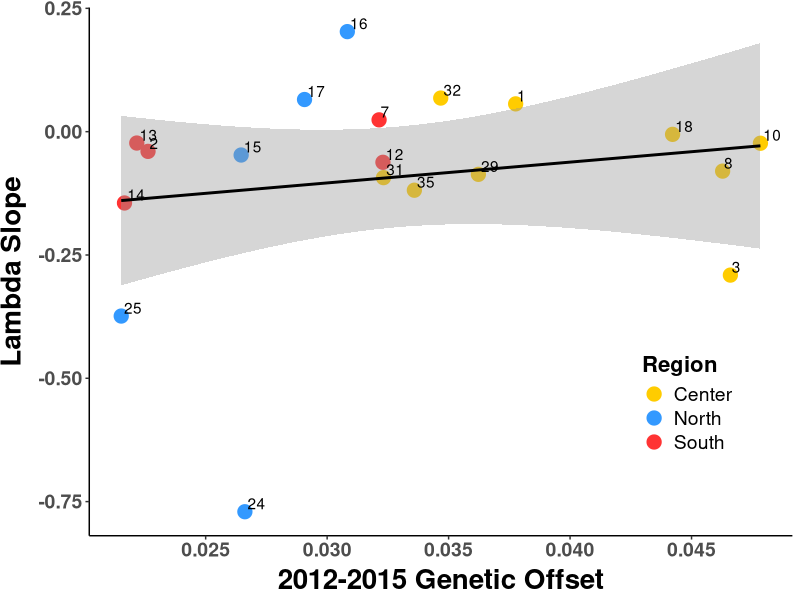
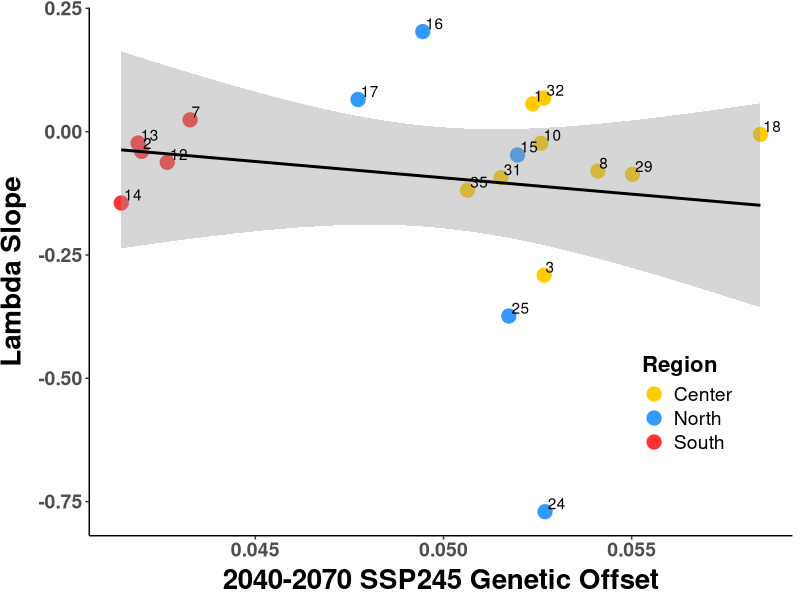
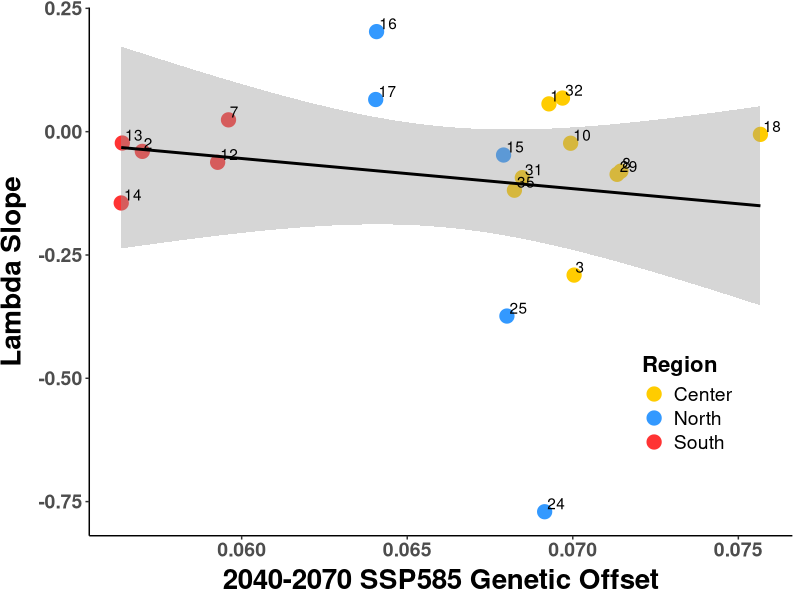
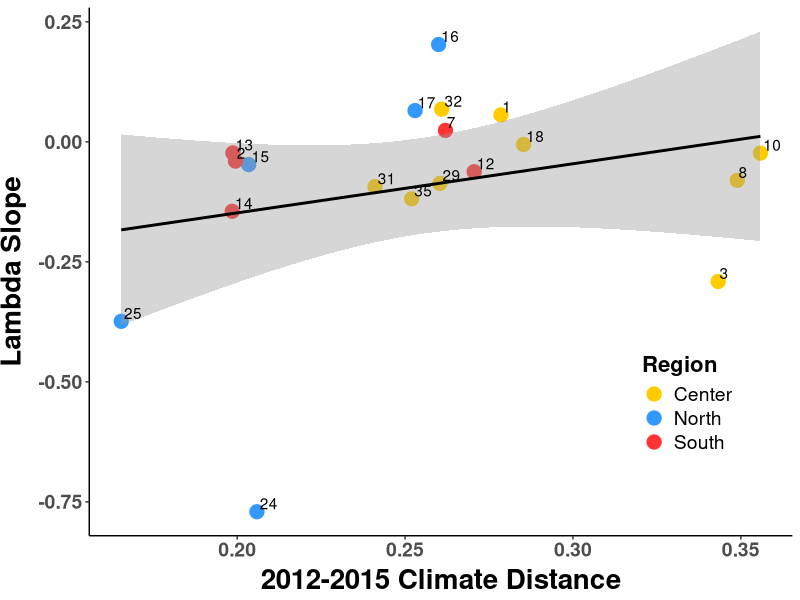
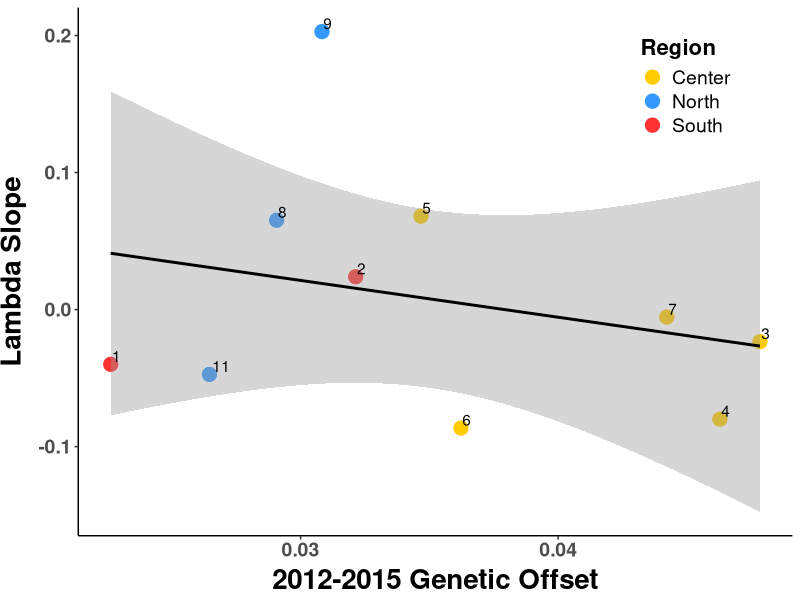
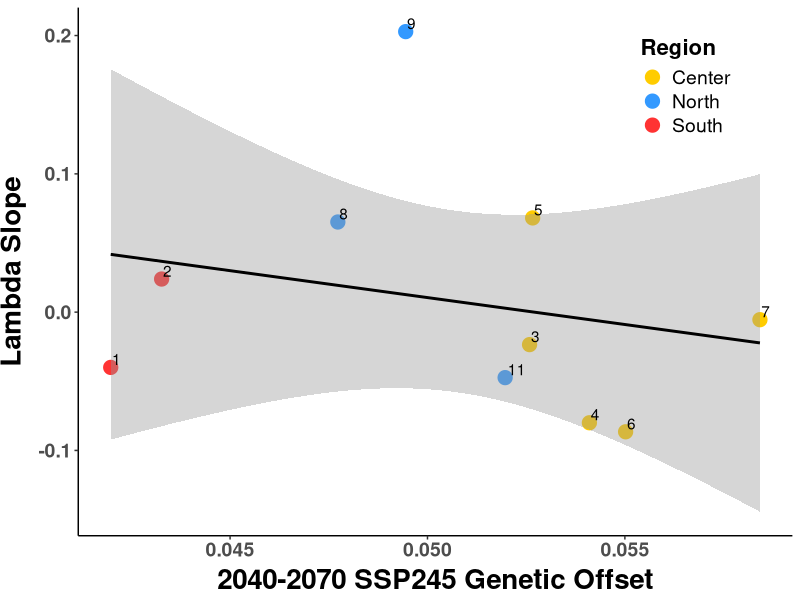
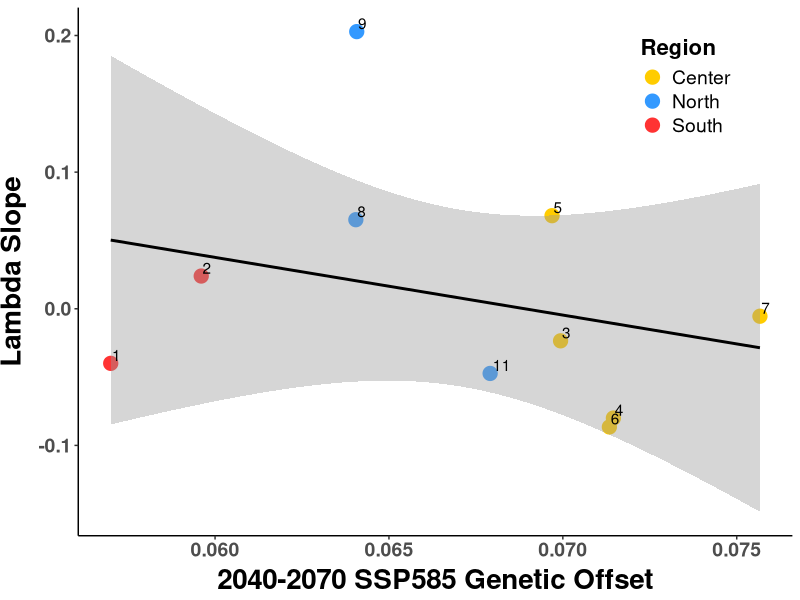
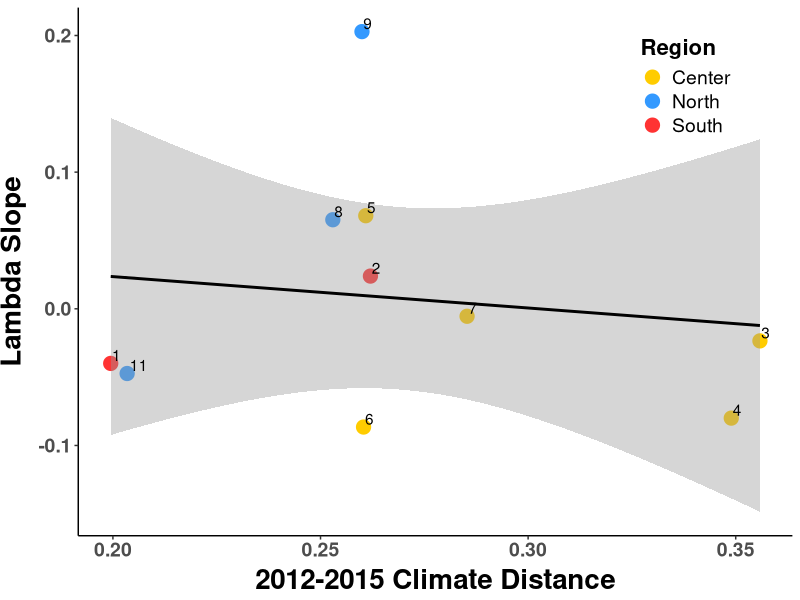

Reproduce these figures in R, in order.
##################################################################################
## Plot offset against lambda.slope
## Author Daniel Anstett
## 
## 
## Last Modified April 19, 2023
###################################################################################

#Library install and import
library(tidyverse) 
library(car)
library(ggrepel)

#Import data
offset_pop <- read_csv("data/genomic_data/offset_pop_9var.csv")
#offset_pop <- offset_pop %>% filter(Demo_ID!=24)
offset_pop_10 <- offset_pop %>% filter(Paper_ID<13)

#stats
lm.1215 <- lm(lambda.slope~offset_1215,data=offset_pop)
lm.SSP245 <- lm(lambda.slope~offset_SSP245,data=offset_pop)
lm.SSP585 <- lm(lambda.slope~offset_SSP585,data=offset_pop)
lm.dist <- lm(lambda.slope~offset_climate,data=offset_pop)

lm.1215_10 <- lm(lambda.slope~offset_1215,data=offset_pop_10)
lm.SSP245_10 <- lm(lambda.slope~offset_SSP245,data=offset_pop_10)
lm.SSP585_10 <- lm(lambda.slope~offset_SSP585,data=offset_pop_10)
lm.dist_10 <- lm(lambda.slope~offset_climate,data=offset_pop_10)

summary(lm.1215)
summary(lm.SSP245)
summary(lm.SSP585)


Anova(lm.1215,type="III")
Anova(lm.SSP245,type="III")
Anova(lm.SSP585,type="III")
Anova(lm.dist,type="III")


Anova(lm.1215_10,type="III")
Anova(lm.SSP245_10,type="III")
Anova(lm.SSP585_10,type="III")
Anova(lm.dist_10,type="III")






###########################################################################################################



#2012-2015 offset plotted against lambda
ggplot(offset_pop, aes(x=offset_1215, y=lambda.slope, label=Demo_ID)) + 
  geom_point(aes(color=Region), size =4.5)+
  geom_smooth(method=lm,color="black")+
#  geom_label_repel(aes(label = ID))+
  geom_text(hjust=-.15, vjust=-.2)+
  scale_y_continuous(name="Lambda Slope")+
  scale_x_continuous(name="2012-2015 Genetic Offset",breaks=c(0.025,0.03,0.035,0.04,0.045))+
  scale_color_manual(values= c("North"="#3399FF", "Center"="#FFCC00", "South"="#FF3333"))+
  theme_classic() + theme(
    axis.text.x = element_text(size=14, face="bold"),
    axis.text.y = element_text(size=14,face="bold"),
    axis.title.x = element_text(color="black", size=20, vjust = 0.5, face="bold"),
    axis.title.y = element_text(color="black", size=20,vjust = 2, face="bold",hjust=0.5),
    #legend.position = c(0.85, 0.25),legend.text=element_text(size=14),
    legend.position = c(0.85, 0.25),legend.text=element_text(size=14),
    legend.title=element_text(size=16,face="bold"))
ggsave("Graphs/lambda_slope/1_offset_lambda_1215.pdf",width=7, height = 6, units = "in")


#SSP 245 offset plotted against lambda
ggplot(offset_pop, aes(x=offset_SSP245, y=lambda.slope, label=Demo_ID)) + 
  geom_point(aes(color=Region), size =4.5)+
  geom_smooth(method=lm,color="black")+
  #  geom_label_repel(aes(label = ID))+
  geom_text(hjust=-.15, vjust=-.2)+
  scale_y_continuous(name="Lambda Slope")+
  scale_x_continuous(name="2040-2070 SSP245 Genetic Offset",breaks=c(0.04,0.045,0.05,0.055,0.06))+
  scale_color_manual(values= c("North"="#3399FF", "Center"="#FFCC00", "South"="#FF3333"))+
  theme_classic() + theme(
    axis.text.x = element_text(size=14, face="bold"),
    axis.text.y = element_text(size=14,face="bold"),
    axis.title.x = element_text(color="black", size=20, vjust = 0.5, face="bold"),
    axis.title.y = element_text(color="black", size=20,vjust = 2, face="bold",hjust=0.5),
    #legend.position = c(0.85, 0.85),legend.text=element_text(size=14),
    legend.position = c(0.85, 0.25),legend.text=element_text(size=14),
    legend.title=element_text(size=16,face="bold"))
ggsave("Graphs/lambda_slope/2_offset_lambda_ssp245.pdf",width=7, height = 6, units = "in")

#SSP 585 offset plotted against lambda
ggplot(offset_pop, aes(x=offset_SSP585, y=lambda.slope, label=Demo_ID)) + 
  geom_point(aes(color=Region), size =4.5)+
  geom_smooth(method=lm,color="black")+
  #  geom_label_repel(aes(label = ID))+
  geom_text(hjust=-.15, vjust=-.2)+
  scale_y_continuous(name="Lambda Slope")+
  scale_x_continuous(name="2040-2070 SSP585 Genetic Offset",breaks=c(0.055,0.06,0.065,0.07,0.075))+
  scale_color_manual(values= c("North"="#3399FF", "Center"="#FFCC00", "South"="#FF3333"))+
  theme_classic() + theme(
    axis.text.x = element_text(size=14, face="bold"),
    axis.text.y = element_text(size=14,face="bold"),
    axis.title.x = element_text(color="black", size=20, vjust = 0.5, face="bold"),
    axis.title.y = element_text(color="black", size=20,vjust = 2, face="bold",hjust=0.5),
    #legend.position = c(0.85, 0.85),legend.text=element_text(size=14),
    legend.position = c(0.85, 0.25),legend.text=element_text(size=14),
    legend.title=element_text(size=16,face="bold"))
ggsave("Graphs/lambda_slope/3_offset_lambda_ssp585.pdf",width=7, height = 6, units = "in")




###########################

#climate distance plotted against lambda
ggplot(offset_pop, aes(x=offset_climate, y=lambda.slope, label=Demo_ID)) + 
  geom_point(aes(color=Region), size =4.5)+
  geom_smooth(method=lm,color="black")+
  #  geom_label_repel(aes(label = ID))+
  geom_text(hjust=-.15, vjust=-.2)+
  scale_y_continuous(name="Lambda Slope")+
  scale_x_continuous(name="2012-2015 Climate Distance")+
  scale_color_manual(values= c("North"="#3399FF", "Center"="#FFCC00", "South"="#FF3333"))+
  theme_classic() + theme(
    axis.text.x = element_text(size=14, face="bold"),
    axis.text.y = element_text(size=14,face="bold"),
    axis.title.x = element_text(color="black", size=20, vjust = 0.5, face="bold"),
    axis.title.y = element_text(color="black", size=20,vjust = 2, face="bold",hjust=0.5),
    legend.position = c(0.85, 0.25),legend.text=element_text(size=14),
    legend.title=element_text(size=16,face="bold"))
ggsave("Graphs/lambda_slope/4_distance_lambda.pdf",width=8, height = 6, units = "in")





##################################################################################################################
#Offset pop with 10 initial populations

#2012-2015 offset plotted against lambda only 10
ggplot(offset_pop_10, aes(x=offset_1215, y=lambda.slope, label=Paper_ID)) + 
  geom_point(aes(color=Region), size =4.5)+
  geom_smooth(method=lm,color="black")+
  #  geom_label_repel(aes(label = ID))+
  geom_text(hjust=-.15, vjust=-.2)+
  scale_y_continuous(name="Lambda Slope")+
  scale_x_continuous(name="2012-2015 Genetic Offset")+
  scale_color_manual(values= c("North"="#3399FF", "Center"="#FFCC00", "South"="#FF3333"))+
  theme_classic() + theme(
    axis.text.x = element_text(size=14, face="bold"),
    axis.text.y = element_text(size=14,face="bold"),
    axis.title.x = element_text(color="black", size=20, vjust = 0.5, face="bold"),
    axis.title.y = element_text(color="black", size=20,vjust = 2, face="bold",hjust=0.5),
    #legend.position = c(0.85, 0.25),legend.text=element_text(size=14),
    legend.position = c(0.85, 0.85),legend.text=element_text(size=14),
    legend.title=element_text(size=16,face="bold"))
#ggsave("Graphs/1_offset_lambda_1215_only10.pdf",width=8, height = 6, units = "in")



#SSP 245 offset plotted against lambda
ggplot(offset_pop_10, aes(x=offset_SSP245, y=lambda.slope, label=Paper_ID)) + 
  geom_point(aes(color=Region), size =4.5)+
  geom_smooth(method=lm,color="black")+
  #  geom_label_repel(aes(label = ID))+
  geom_text(hjust=-.15, vjust=-.2)+
  scale_y_continuous(name="Lambda Slope")+
  scale_x_continuous(name="2040-2070 SSP245 Genetic Offset")+
  scale_color_manual(values= c("North"="#3399FF", "Center"="#FFCC00", "South"="#FF3333"))+
  theme_classic() + theme(
    axis.text.x = element_text(size=14, face="bold"),
    axis.text.y = element_text(size=14,face="bold"),
    axis.title.x = element_text(color="black", size=20, vjust = 0.5, face="bold"),
    axis.title.y = element_text(color="black", size=20,vjust = 2, face="bold",hjust=0.5),
    legend.position = c(0.85, 0.85),legend.text=element_text(size=14),
    #legend.position = c(0.85, 0.25),legend.text=element_text(size=14),
    legend.title=element_text(size=16,face="bold"))
#ggsave("Graphs/2_offset_lambda_45_only10.pdf",width=7, height = 5, units = "in")

#SSP 585 offset plotted against lambda
ggplot(offset_pop_10, aes(x=offset_SSP585, y=lambda.slope, label=Paper_ID)) + 
  geom_point(aes(color=Region), size =4.5)+
  geom_smooth(method=lm,color="black")+
  #  geom_label_repel(aes(label = ID))+
  geom_text(hjust=-.15, vjust=-.2)+
  scale_y_continuous(name="Lambda Slope")+
  scale_x_continuous(name="2040-2070 SSP585 Genetic Offset")+
  scale_color_manual(values= c("North"="#3399FF", "Center"="#FFCC00", "South"="#FF3333"))+
  theme_classic() + theme(
    axis.text.x = element_text(size=14, face="bold"),
    axis.text.y = element_text(size=14,face="bold"),
    axis.title.x = element_text(color="black", size=20, vjust = 0.5, face="bold"),
    axis.title.y = element_text(color="black", size=20,vjust = 2, face="bold",hjust=0.5),
    legend.position = c(0.85, 0.85),legend.text=element_text(size=14),
    #legend.position = c(0.85, 0.25),legend.text=element_text(size=14),
    legend.title=element_text(size=16,face="bold"))
#ggsave("Graphs/3_offset_lambda_85_only10.pdf",width=7, height = 5, units = "in")


#climate distance plotted against lambda
ggplot(offset_pop_10, aes(x=offset_climate, y=lambda.slope, label=Paper_ID)) + 
  geom_point(aes(color=Region), size =4.5)+
  geom_smooth(method=lm,color="black")+
  #  geom_label_repel(aes(label = ID))+
  geom_text(hjust=-.15, vjust=-.2)+
  scale_y_continuous(name="Lambda Slope")+
  scale_x_continuous(name="2012-2015 Climate Distance")+
  scale_color_manual(values= c("North"="#3399FF", "Center"="#FFCC00", "South"="#FF3333"))+
  theme_classic() + theme(
    axis.text.x = element_text(size=14, face="bold"),
    axis.text.y = element_text(size=14,face="bold"),
    axis.title.x = element_text(color="black", size=20, vjust = 0.5, face="bold"),
    axis.title.y = element_text(color="black", size=20,vjust = 2, face="bold",hjust=0.5),
    legend.position = c(0.85, 0.85),legend.text=element_text(size=14),
    legend.title=element_text(size=16,face="bold"))
#ggsave("Graphs/4_distance_lambda_only10.pdf",width=8, height = 6, units = "in")


##################################################################################################################









#By region
ggplot(offset_pop,aes(x=offset_1215, y=lambda.slope, color=Region,label=Demo_ID))+
  geom_point(aes(color=Region), size =4.5)+
  geom_smooth(method="lm")+
  geom_text(hjust=-.15, vjust=-.2,color="black")+
  scale_y_continuous(name="Lambda Slope")+
  scale_x_continuous(name="2012-2015 Genetic Offset")+
  scale_color_manual(values= c("North"="#3399FF", "Center"="#FFCC00", "South"="#FF3333"))+
  theme_classic() + theme(
    axis.text.x = element_text(size=14, face="bold"),
    axis.text.y = element_text(size=14,face="bold"),
    axis.title.x = element_text(color="black", size=20, vjust = 0.5, face="bold"),
    axis.title.y = element_text(color="black", size=20,vjust = 2, face="bold",hjust=0.5),
    #legend.position = c(0.85, 0.25),legend.text=element_text(size=14),
    legend.position = c(0.85, 0.25),legend.text=element_text(size=14),
    legend.title=element_text(size=16,face="bold"))


